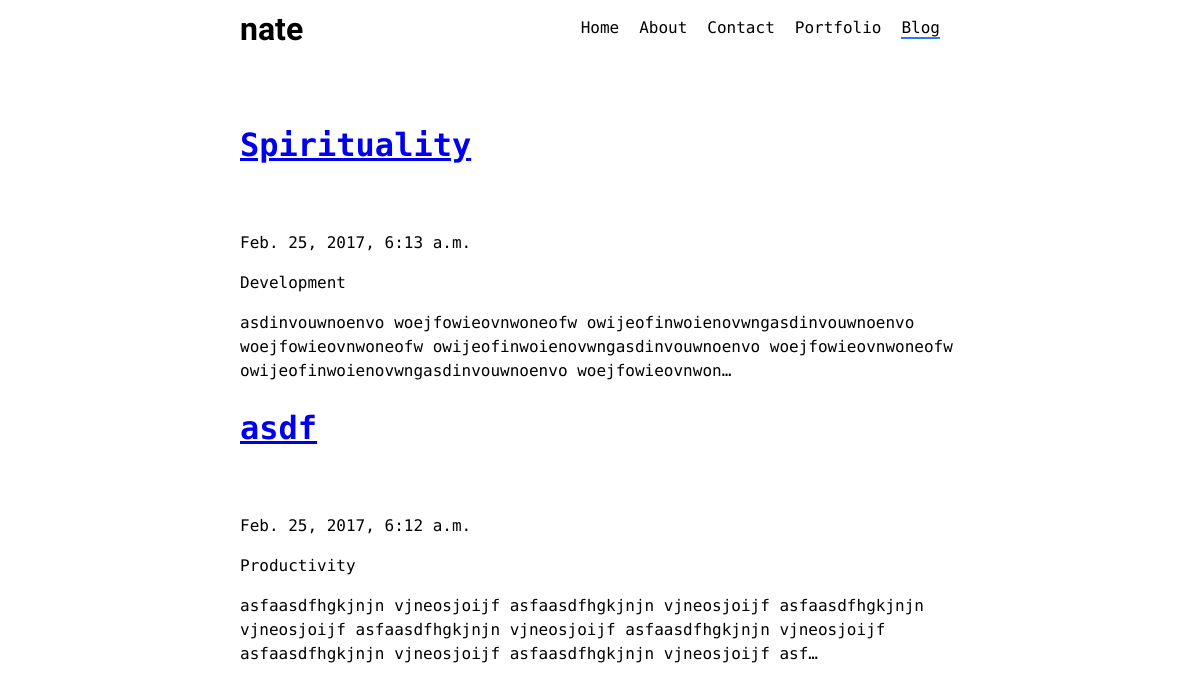
Page /blog on the earlier database version.
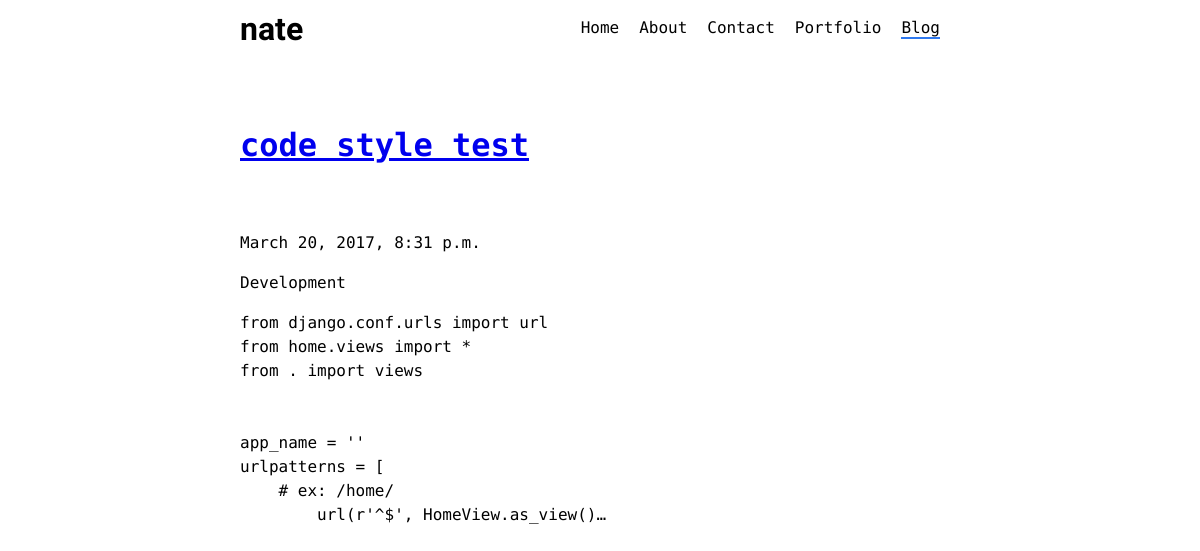
Same page on the later database version.
### home/models.py (models this page shows, shortened)
class Post(models.Model):
	title = models.CharField(max_length=50, unique=True)
	author = models.CharField(max_length=50)
	content = models.TextField(help_text="<pre class='prettyprint'></pre>")
	published = models.DateTimeField()
	slug = models.SlugField(max_length=100, unique=True, blank=True)
	category = models.ForeignKey('home.Category')

class Category(models.Model):
	title = models.CharField(max_length=100, unique=True)
	slug = models.SlugField(max_length=100, unique=True, blank=True)
	def __str__(self):
		return self.title

### home/views.py (the view)
# urls.py: url(r'^blog$', BlogListView.as_view()),
class BlogListView(ListView):
	template_name = "home/blog.html"
	model = Post
	def get_context_data(self, **kwargs):
		context = dict()
		all_posts = Post.objects.all()
		context['post_list'] = all_posts.order_by('-published')
		return context

### home/templates/home/blog.html (shortened to what this page needs)
{% extends 'home/base.html' %}
{% block content %}
<div class="container">
{% for post in post_list %}
<a href="/blog/{{ post.slug }}"><h1> {{ post.title }} </h1></a>
<p> {{ post.published }} </p>
<p> {{ post.category }} </p>
<p> {{ post.content|safe|truncatechars:200 }}</p>
{% endfor %}
</div>
{% endblock %}

### home/templates/home/base.html (shortened to what this page needs)
<!DOCTYPE html>
{% load staticfiles %}
<html>
<head>
    <link rel="stylesheet" href="{% static 'css/home.css' %}">
    <link rel="stylesheet" href="{% static 'css/hint.css' %}">
	<link rel="stylesheet" href="{% static 'css/devtemplate.css' %}">
</head>
<body>
	<h1 class="top-menu">nate</h1>
    <ul class="top-menu">
        <li class="home"><a href="/"> Home</a> </li>
        <li class="about"><a href="/about"> About </a></li>
        <li class="contact"><a href="/contact"> Contact </a></li>
        <li class="portfolio"><a href="/portfolio"> Portfolio </a></li>
        <li class="blog"><a href="/blog"> Blog </a> </li>
      </ul>
	  <p class="spacer"></p>
    {% block content %}
    {% endblock %}
</body>
</html>

### home/static/css/home.css (style rules this page uses)
* { box-sizing: border-box; padding: 0; font-family: 'Source Code Pro', monospace; }
html { box-sizing: border-box; }
*, *:before, *:after { box-sizing: inherit; }
body { line-height: 1.5; background-color: white; color: black; margin: 0; }
h1.top-menu { width: 100%; position: absolute; padding-left: 20%; margin-top: 5px; font-family: 'Julius Sans One', sans-serif; }
ul.top-menu { display: flex; justify-content: flex-end; width: 100%; padding-right: 20%; position: absolute; }
ul.top-menu li { list-style: none; padding-right: 20px; }
ul.top-menu li a { text-decoration: none; color: black; font-family: 'Source Code Pro', monospace; }
.spacer { height: 100px; margin: 0; }
.container { padding-left: 20%; width: 80%; }
@media (min-width: 768px) { .container { width: 750px; } }
@media (min-width: 992px) { .container { width: 970px; } }
@media (min-width: 1200px) { .container { width: 80%; } }

### home/static/css/devtemplate.css (style rules this page uses)
body { font-family:'Lato', sans-serif;font-size:16px }

### home/templates/home/blog.html (style rules this page uses)
li.blog a { border-bottom: 2px solid #2f79ef; }

Differences in the rows shown:
removed Post: title "Spirituality", published "Feb. 25, 2017, 6:13 a.m.", category "Development", content "asdinvouwnoenvo woejfowieovnwoneofw owijeofinwoienovwngasdinvouwnoenvo woejfowieovnwoneofw owijeofinwoienovwngasdinvouwnoenvo woejfowieovnwoneofw owijeofinwoienovwngasdinvouwnoenvo woejfowieovnwon…"
removed Post: title "asdf", published "Feb. 25, 2017, 6:12 a.m.", category "Productivity", content "asfaasdfhgkjnjn vjneosjoijf asfaasdfhgkjnjn vjneosjoijf asfaasdfhgkjnjn vjneosjoijf asfaasdfhgkjnjn vjneosjoijf asfaasdfhgkjnjn vjneosjoijf asfaasdfhgkjnjn vjneosjoijf asfaasdfhgkjnjn vjneosjoijf asf…"
added Post: title "code style test", published "March 20, 2017, 8:31 p.m.", category "Development", content "from django.conf.urls import url from home.views import * from . import views app_name = '' urlpatterns = [ # ex: /home/ url(r'^$', HomeView.as_view()…"
